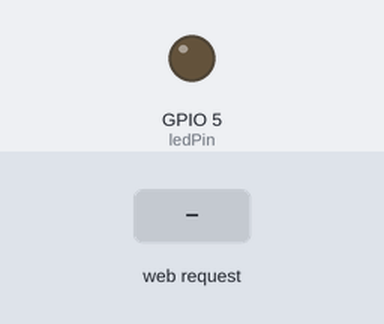
Recording of a sketch running on a simulated ESP32. On the bench: output pins drawn as LEDs (lit = HIGH). The inputs (shaded band) are chosen by the test bench. WiFi joins after 1.5 s; servers stay silent unless stated; what the sketch prints to the serial monitor is not drawn.

Above: at 2.7 s.
2.8 s: HTTP request GET /LED=ON received
At 3.6 s:
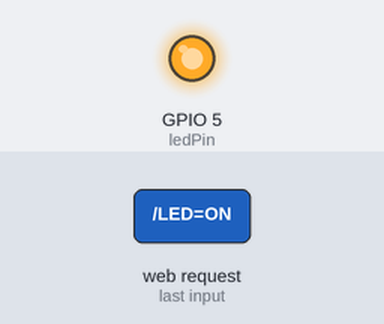
4.3 s: HTTP request GET /LED=OFF received
At 4.7 s:
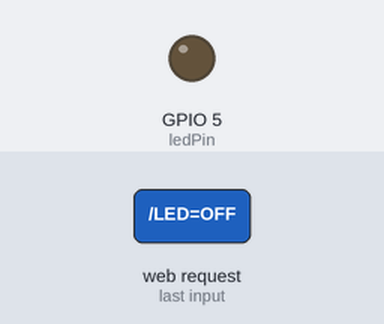
Timing chart, 0 to 7.3 s (numbered marks = the images above; inputs shaded):
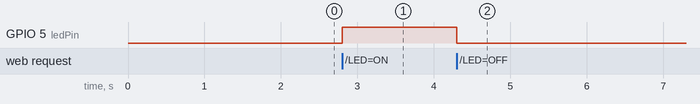

Measured:
- after the input at 2.8 s, GPIO 5 (ledPin): LOW → HIGH at once
- after the input at 4.3 s, GPIO 5 (ledPin): HIGH → LOW at once

The sketch:

blink_led_using_webserver.ino
```cpp
//#include <ESP8266WiFi.h>
#include <WiFi.h>
#include <WiFiClient.h>

const char* ssid =     "Totalplay-8195";         //Mention SSID
const char* password = "81956A81qN3nEKbx";      //Mention password

int ledPin = 5;

WiFiServer server(80);

void setup() {
  Serial.begin(9600);
  delay(10);

  pinMode(ledPin, OUTPUT);
  digitalWrite(ledPin, LOW);

  // Connect to WiFi network
  Serial.println();
  Serial.println();
  //WiFi.mode(WIFI_AP);
  /* You can remove the password parameter if you want the AP to be open. */
  Serial.print("Connecting to ");
  Serial.println(ssid);

  WiFi.begin(ssid, password);

  while (WiFi.status() != WL_CONNECTED) {
    delay(500);
    Serial.print(".");
  }
  Serial.println("");
  Serial.println("WiFi connected");

  // Start the server
  server.begin();
  Serial.println("Server started");

  // Print the IP address
  Serial.print("Use this URL to connect: ");
  Serial.print("http://");
  Serial.print(WiFi.localIP());
  Serial.println("/");

}

void loop()
{
  // Check if a client has connected
  WiFiClient client = server.available();
  if (!client)
  {
    return;
  }

  // Wait until the client sends some data
  Serial.println("new client");

  while (!client.available())
  {
    delay(1);
  }

  // Read the first line of the request
  String request = client.readStringUntil('\r');
  Serial.println(request);
  client.flush();

  // Match the request

  int value = LOW;
  if (request.indexOf("/LED=ON") != -1)  {
    digitalWrite(ledPin, HIGH);
    value = HIGH;
  }
  if (request.indexOf("/LED=OFF") != -1)  {
    digitalWrite(ledPin, LOW);
    value = LOW;
  }


  // Return the response
  client.println("HTTP/1.1 200 OK");
  client.println("Content-Type: text/html");
  client.println(""); //  do not forget this one
  client.println("<!DOCTYPE HTML>");
  client.println("<html>");

  client.print("Led pin is now: ");

  if (value == HIGH) {
    client.print("On");
  } else {
    client.print("Off");
  }
  client.println("<br><br>");
  client.println("<a href=\"/LED=ON\"\"><button>Turn On</button></a>");
  client.println("<a href=\"/LED=OFF\"\"><button>Turn Off</button></a><br />");
  client.println("</html>");


  delay(1);
  Serial.println("Client disonnected");
  Serial.println("");

}
```
